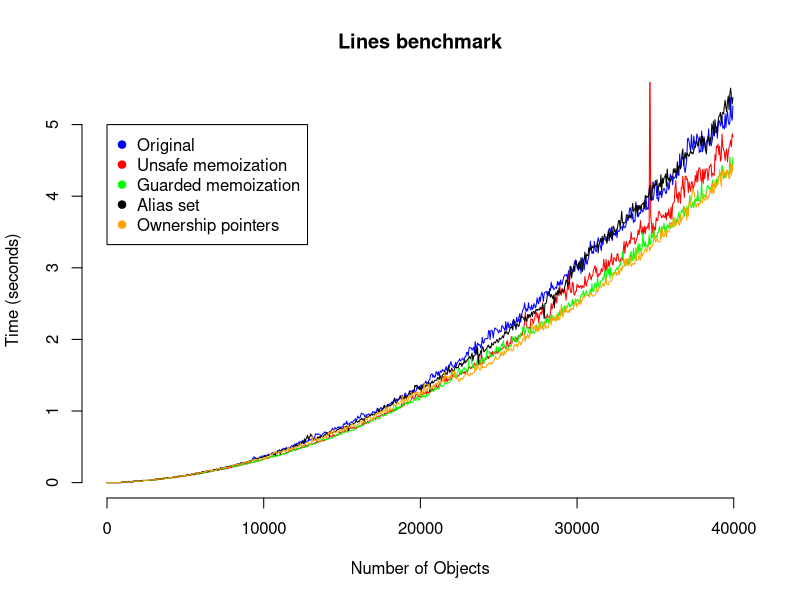
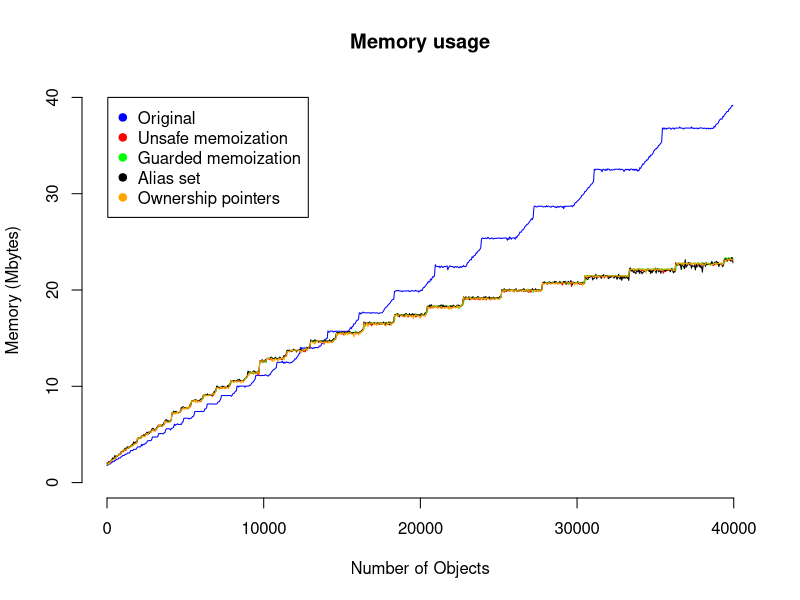
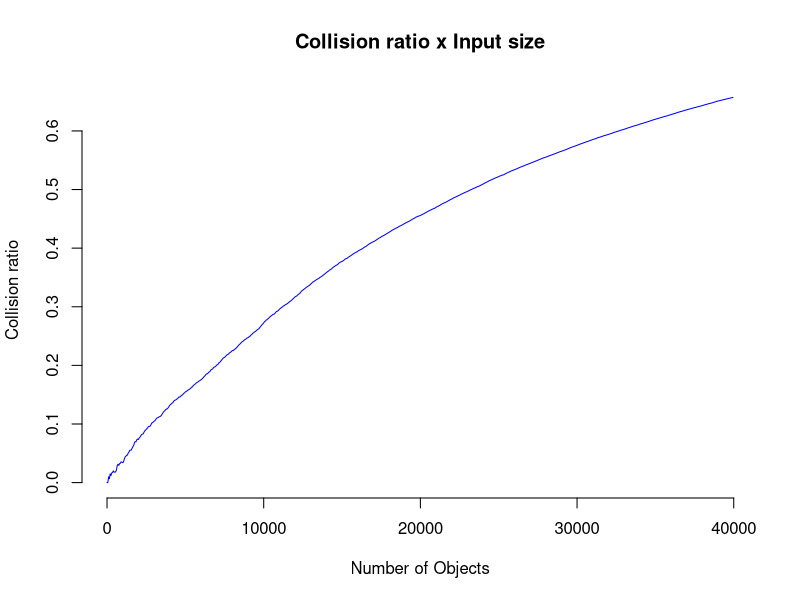

Write the R code that produced these figures, in order.
f1 <- read.csv(file = "csv/original.csv")
f2 <- read.csv(file = "csv/unsafe-memo.csv")
f3 <- read.csv(file = "csv/guarded.csv")
f4 <- read.csv(file = "csv/alias-set.csv")
f5 <- read.csv(file = "csv/collisions.csv")
f6 <- read.csv(file = "csv/alias-set-opt.csv")

plot(f1$n, f1$time, main = "Lines benchmark", xlab = "Number of Objects", ylab = "Time (seconds)", type = "l", frame = FALSE, col = "blue")
lines(f2$n, f2$time, col = "red", type = "l")
lines(f3$n, f3$time, col = "green", type = "l")
lines(f4$n, f4$time, col = "black", type = "l")
lines(f6$n, f6$time, col = "orange", type = "l")


legend(0, 5.0, legend=c("Original", "Unsafe memoization", "Guarded memoization", "Alias set", "Ownership pointers"), pch=c(19, 19, 19, 19, 19), col=c("blue", "red", "green", "black", "orange"))

plot(f1$n, f1$memory / 1000, main = "Memory usage", xlab = "Number of Objects", ylab = "Memory (Mbytes)", type = "l", frame = FALSE, col = "blue", ylim = c(0, 40))
lines(f2$n, f2$memory / 1000 , col = "red", type = "l")
lines(f3$n, f3$memory / 1000 , col = "green", type = "l")
lines(f4$n, f4$memory / 1000 , col = "black", type = "l")
lines(f6$n, f6$memory / 1000 , col = "orange", type = "l")

legend(50, 40, legend=c("Original", "Unsafe memoization", "Guarded memoization", "Alias set", "Ownership pointers"), pch=c(19, 19, 19, 19, 19), col=c("blue", "red", "green", "black", "orange"))


plot(f1$n, f5$collisions / f1$n , main = "Collision ratio x Input size", xlab = "Number of Objects", ylab = "Collision ratio", type = "l", frame = FALSE, col = "blue")
